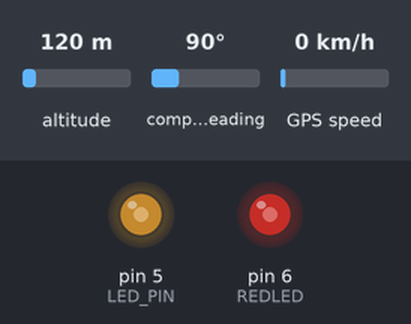
Simulated run of this sketch. Board: Arduino Uno, built with avr-gcc and run on an emulated ATmega328P. Parts: output pins drawn as LEDs (lit = HIGH). Inputs (shaded band) come from the test bench; at power-on: altitude 120 m, compass heading 90°, GPS speed 0 km/h. Sleep ends after the set time or at an interrupt; storage starts empty; the GPS gets a fix after 3 s at 37.7749, -122.4194 with 8 satellites; pins used as bus, display or sensor lines are not drawn.

Above: at 0.1 s.
At 3.1 s:
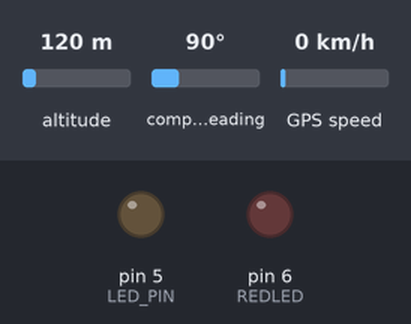
Timing chart, 0 to 4.6 s (numbered marks = the images above):
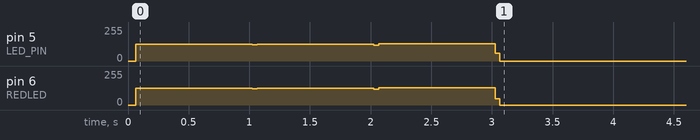

Measured:
- by itself, pin 5 (LED_PIN), pin 6 (REDLED): 0/255 → 127/255 at 0.07 s, → 128/255 2.0 s later, → 0/255 1.0 s later

The sketch:

ShippedCode.ino
```cpp
#include <NMEAGPS.h>
#include <SD.h>
#include <SPI.h>
#include <avr/wdt.h>
#include <avr/sleep.h>

#define LED_PIN (5)
#define RXPin (4)
#define TXPin (3)
#define LED1 (5)
#define LED2 (6)
#define GPSpower (2)
#define SDCHIPSELECT (8)
#define GREENLED (LED1)
#define REDLED (LED2)
#include <NeoSWSerial.h>
#define ARDUINO_GPS_RX 3 // GPS TX, Arduino RX pin
#define ARDUINO_GPS_TX 4 // GPS RX, Arduino TX pin
#define Second 1000

void LoadSettings();
void Blink(int pin);
void SystemInitialize();
void Sleeping(int MinutesToSleep);
int printGPSInfo();

NMEAGPS GPS;
gps_fix fix;
NeoSWSerial gpsPort(ARDUINO_GPS_TX, ARDUINO_GPS_RX);
      int SHORTSLEEP=1;
      int LONGSLEEP=8;
      uint8_t BEGINNIGHT=2;
      int GPS_BAUD=9600;
      char ENDMONTH="-1";
      char ENDDAY="-1";
      int  waitingForFix = 1;
const unsigned long GPS_TIMEOUT   = 120000; // 2 minutes
      unsigned long GPS_TIME      = 0;
      int turnGPSoff = 0;
      File dataFile;
ISR (WDT_vect)
{
  MCUSR = 0;
}
void setup() {
  SystemInitialize();
  //LoadSettings();
  digitalWrite(GPSpower,HIGH);
  gpsPort.begin(GPS_BAUD);
  Blink(REDLED);
  Blink(GREENLED);
}


void loop() {
  digitalWrite(GREENLED,!digitalRead(GREENLED)); //heartbeat
  digitalWrite(REDLED,!digitalRead(REDLED)); //heartbeat
  // Is a GPS fix available?*******************
  if (GPS.available( gpsPort ))
  {
    digitalWrite(REDLED,LOW);
    digitalWrite(GREENLED,LOW);
    fix = GPS.read();
    Blink(GREENLED);
    if (waitingForFix)
    {
      if (fix.valid.location&&fix.valid.date&&fix.valid.time)
      {
        Blink(GREENLED);
        printGPSInfo();//Attempt to print
        waitingForFix = 0;
        turnGPSoff    = 1;
      }
      else
      {
        Blink(REDLED);
      }
    }
  }
  //***************************************


  // Have we waited too long for a GPS fix?
  if (waitingForFix && (millis() - GPS_TIME > GPS_TIMEOUT))
  {
    waitingForFix = 0;
    turnGPSoff    = 1;
    digitalWrite(REDLED,HIGH);
    delay(2000);
    digitalWrite(REDLED,LOW);
    dataFile = SD.open("gpslog.csv", FILE_WRITE); //open SD
    while(!dataFile)
    {
      SD.end();
      delay(200);
      SD.begin(SDCHIPSELECT);
      dataFile = SD.open("gpslog.csv", FILE_WRITE);
    }
    if (dataFile)
    {
    dataFile.println("0,0,0,0,0,0,0,0,0"); //print a blank
    dataFile.close();
    }
 }

//******************************************

 //Sleep
  if (turnGPSoff)
  {
    gpsPort.end();
    digitalWrite(GPSpower, LOW);
    //digitalWrite(REDLED,HIGH);
    /*if(fix.dateTime.month==ENDMONTH) Removed for now, plan to re-add after testing confirms this is not the error
      if(fix.dateTime.day==ENDDAY)
      {
        while(1)
        {
          //sleep forever
          Blink(GREENLED);
          Blink(REDLED);
          Sleeping(1);
        }
      }*/

    if(fix.dateTime.hours==BEGINNIGHT)
    {
      Sleeping(60*LONGSLEEP);
    }
    else
    {
      Sleeping(SHORTSLEEP);
    }
    digitalWrite(GPSpower,HIGH);
    Blink(GREENLED);
    gpsPort.begin(GPS_BAUD);
    waitingForFix = 1;
    turnGPSoff    = 0;
    GPS_TIME=millis();
  }


  //******************************
} // loop


int printGPSInfo()
{

    //Serial.println(fix.dateTime.hours);
    dataFile = SD.open("gpslog.csv", FILE_WRITE); //open SD
    while(!dataFile)
    {
      SD.end();
      delay(200);
      SD.begin(SDCHIPSELECT);
      dataFile = SD.open("gpslog.csv", FILE_WRITE);
      Blink(REDLED);
    }
    if (dataFile)
    {

      dataFile.print(String(fix.dateTime.year));
      dataFile.print(",");
      dataFile.print(String(fix.dateTime.month));
      dataFile.print(",");
      dataFile.print(String(fix.dateTime.date));
      dataFile.print(",");
      dataFile.print(String(fix.dateTime.hours));
      dataFile.print(",");
      dataFile.print(String(fix.dateTime.minutes));
      dataFile.print(",");
      dataFile.print(String(fix.dateTime.seconds));
      dataFile.print(",");
      dataFile.print(String(fix.valid.satellites));
      dataFile.print(",");
      dataFile.print(fix.latitude(),10);dataFile.print(",");
      dataFile.println(fix.longitude(),10);
      dataFile.close();
      return 1;
    }
}

void Sleeping(int MinutesToSleep)
{
  sei();
  for(int sec=0,i=MinutesToSleep;i>0;sec+=8) //Actual waiting happens here
  {
    MCUSR = 0;
    noInterrupts();
    sleep_enable();
    interrupts();
    sleep_cpu();
    sleep_disable();
    if(sec>=60)
    {
      i--;
      sec=0;
    }

  }
  cli();
}

void Blink(int pin)
{
  digitalWrite(pin,LOW);
  delay(100);
  digitalWrite(pin,HIGH);
  delay(100);
  digitalWrite(pin,LOW);


}

void SystemInitialize()
{
  pinMode(GPSpower, OUTPUT);
  pinMode(REDLED,OUTPUT);
  pinMode(GREENLED,OUTPUT);
  if (!SD.begin(SDCHIPSELECT)) // see if the card is present and can be initialized, also sets the object to hold onto that chip select pin
  {
    SD.end();
    while(1)
    {
      Blink(REDLED);
    }
  }
  ADCSRA = 0;
  /*** Setup the WDT ***/
  cli(); //disable interrupts
  wdt_reset(); //reset wdt
  WDTCSR = (1<<WDCE)|(1<<WDE); //enable wdt interrupt
  WDTCSR = bit (WDIE) | bit (WDP3) | bit (WDP0);
  //sei();//allow interrupts.
  //interrupts will be allowed during sleep, but disabled elsewhere to avoid clashing
  sleep_disable();
  set_sleep_mode (SLEEP_MODE_PWR_DOWN);
}

void LoadSettings()
{
  if (!SD.begin(SDCHIPSELECT)) // see if the card is present and can be initialized, also sets the object to hold onto that chip select pin
  {
    //Serial.println("SD fail"); //Tell PC, can be commented out
    //Serial.println("Halting...");
    digitalWrite(GREENLED,LOW);
    digitalWrite(REDLED,HIGH);
    SD.end();
    while(1);
  }
  if(dataFile = SD.open("settings.csv", FILE_READ))
  {
  //Serial.println("Opening settings");

    //Serial.println(F("Terminal for GPS Collar MS-R1"));
    //Serial.println(F("Created 12/19/2018"));
    //Serial.println(F("Last code update on 1/16/2018"));
    //Serial.println(F("Beginning Startup..."));
    //Serial.println(F("SD Card Detected"));
    //TIMEZONEADJ=NumFromSD();
    //Serial.print("Time Zone: ");
    //Serial.println(TIMEZONEADJ);
    SHORTSLEEP=NumFromSD();
    //Serial.print("Minute Sleep: ");
    //Serial.println(SHORTSLEEP);
    LONGSLEEP=NumFromSD();
    //Serial.print("Hour Sleep: ");
    //Serial.println(LONGSLEEP);
    BEGINNIGHT=NumFromSD();
    //Serial.print("Night (24-hour): ");
    //Serial.println(BEGINNIGHT);
    //Serial.print("Day (24-hour): ");
    //Serial.println(ENDNIGHT);
    //DESIREDHDOP=NumFromSD();
    //Serial.print("HDOP: ");
    //Serial.println(DESIREDHDOP);
    GPS_BAUD=NumFromSD();
    //Serial.print("GPS baud rate: ");
    //Serial.println(GPSBaud);
    //Serialprinting=NumFromSD();
    ENDMONTH=NumFromSD();
    //Serial.print("End Month: ");
    ENDDAY=NumFromSD();
  }
  else
  {
    //Serial.println("Settings not found, using default.");
  }
    dataFile.close();

}

int NumFromSD()
{
  int ToReturn=0;
  int buf;
  int num[4];
  int i=0,neg=0,j=0;
  while(dataFile.read()!=','); //read until ,
  do//begin extracting numbers
  {
    buf=dataFile.read(); //get char
    if(buf!=13&&buf!='-'&&buf>=48&&buf<=57)
    {
    buf-=48; //convert char number to int number
    num[i]=buf; //store in array
      while(j<i)
      {
        num[j]=num[j]*10;
        j++;
      }
      j=0;
      i++;
    }
    else if(buf=='-')
    {
      neg=1;
    }
  } while(buf!=13);
  while(i>j)
  {
    ToReturn=ToReturn+num[j];
    j++;
  }
  if(neg)
    {
      ToReturn=ToReturn*-1;
    }
  return(ToReturn);
}
```
